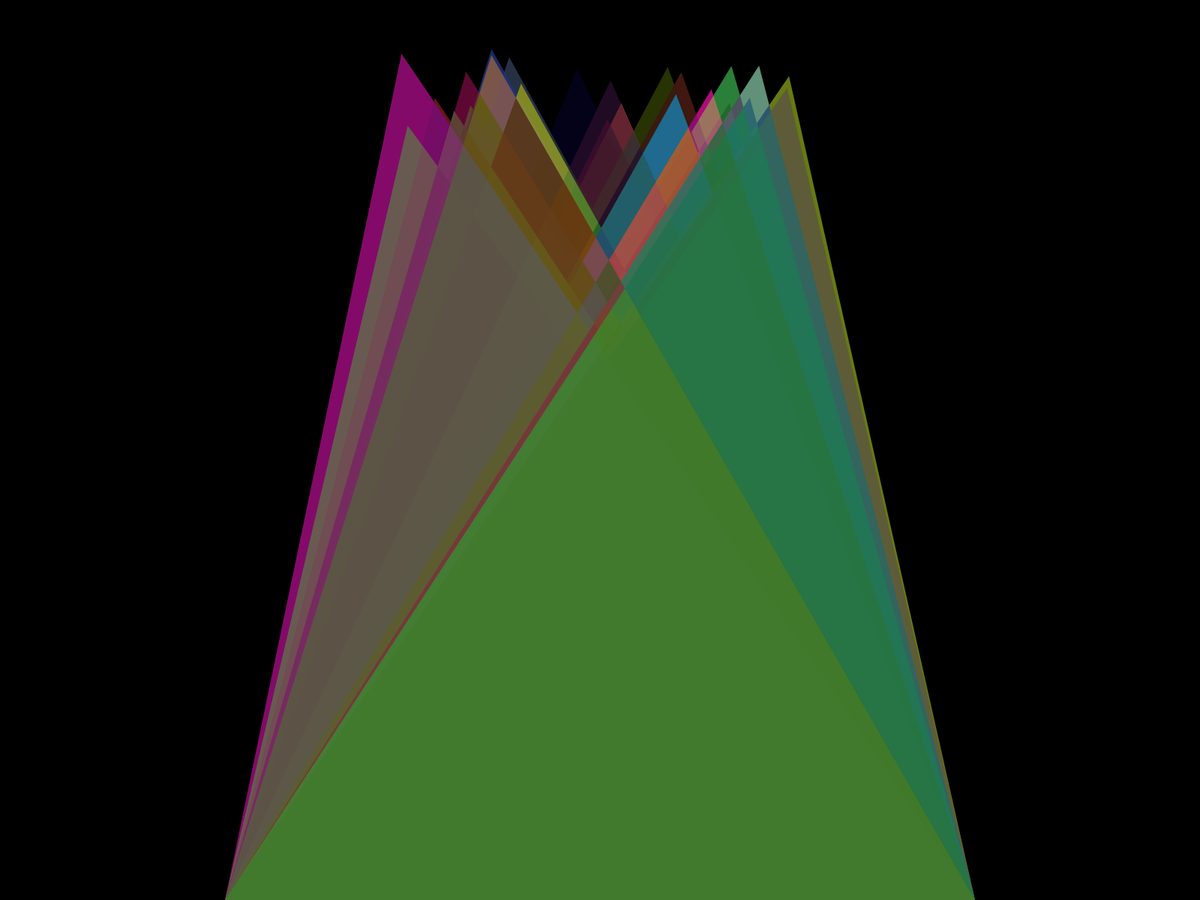
Frame 1 (no input)
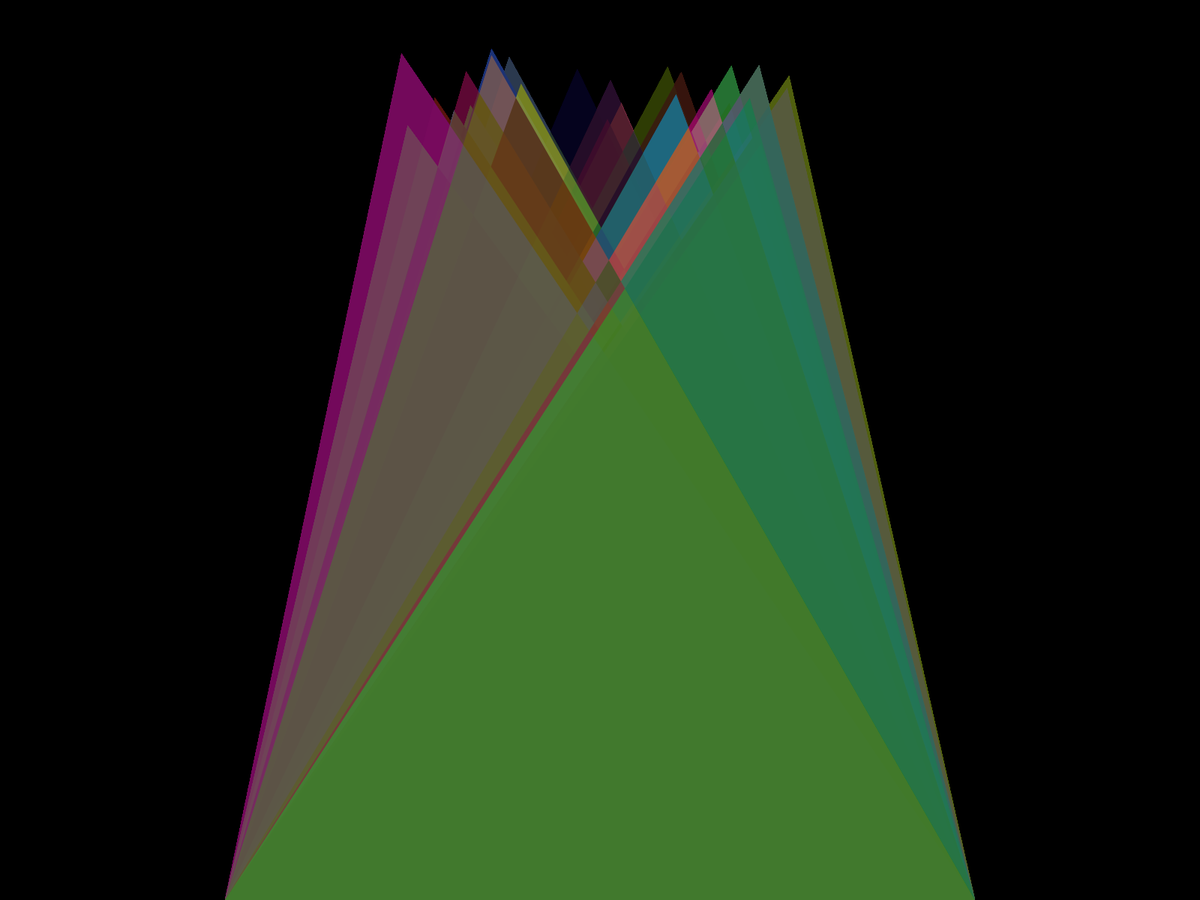
Frame 60 (the mouse pressed at the canvas centre just before this capture)
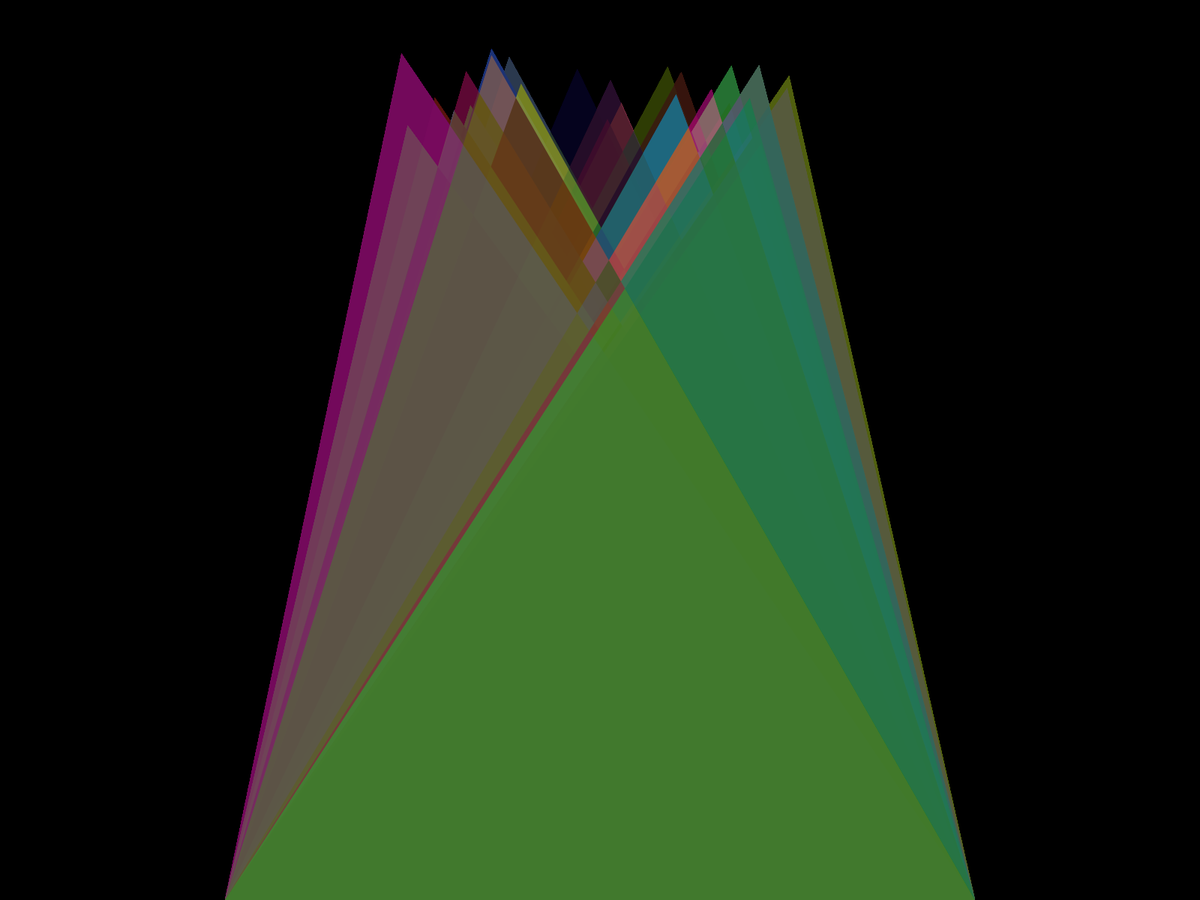
Frame 120 (the mouse held since frame 60 and released just before this capture)

The Processing sketch that drew these frames (run headless with seeded random() and noise(); from frame 60 on, the mouse is pressed at the canvas centre):

// Processing sketch: Project2
// ── Project2.pde
Triangle[] triangles;

void setup() {
  fullScreen();
  background(0);
  triangles = new Triangle[25]; 
  for (int i = 0; i < triangles.length; i++) {
    triangles[i] = new Triangle();
  }
}

void draw() {
  for (int i = 0; i < triangles.length; i++) {
    triangles[i].display();
  }
}

class Triangle {
  PVector point1, point2, point3;
  color fillColor;

  Triangle() {
    float maxMWidth = 300;
    point1 = new PVector(maxMWidth, height);
    point2 = new PVector(width/2 + gaussian(200, 0), constrain(gaussian(40, 120), 30, height/2));
    point3 = new PVector(width - maxMWidth, height);
    fillColor = color(random(255), random(255), random(255), random(100, 200)); 
  }

  void display() {
    blendMode(DIFFERENCE);
    noStroke();
    fill(fillColor);
    triangle(point1.x, point1.y, point2.x, point2.y, point3.x, point3.y);
  }
}

// Gaussian function
float gaussian(float std, float mean) {
  return std * randomGaussian() + mean;  
}
